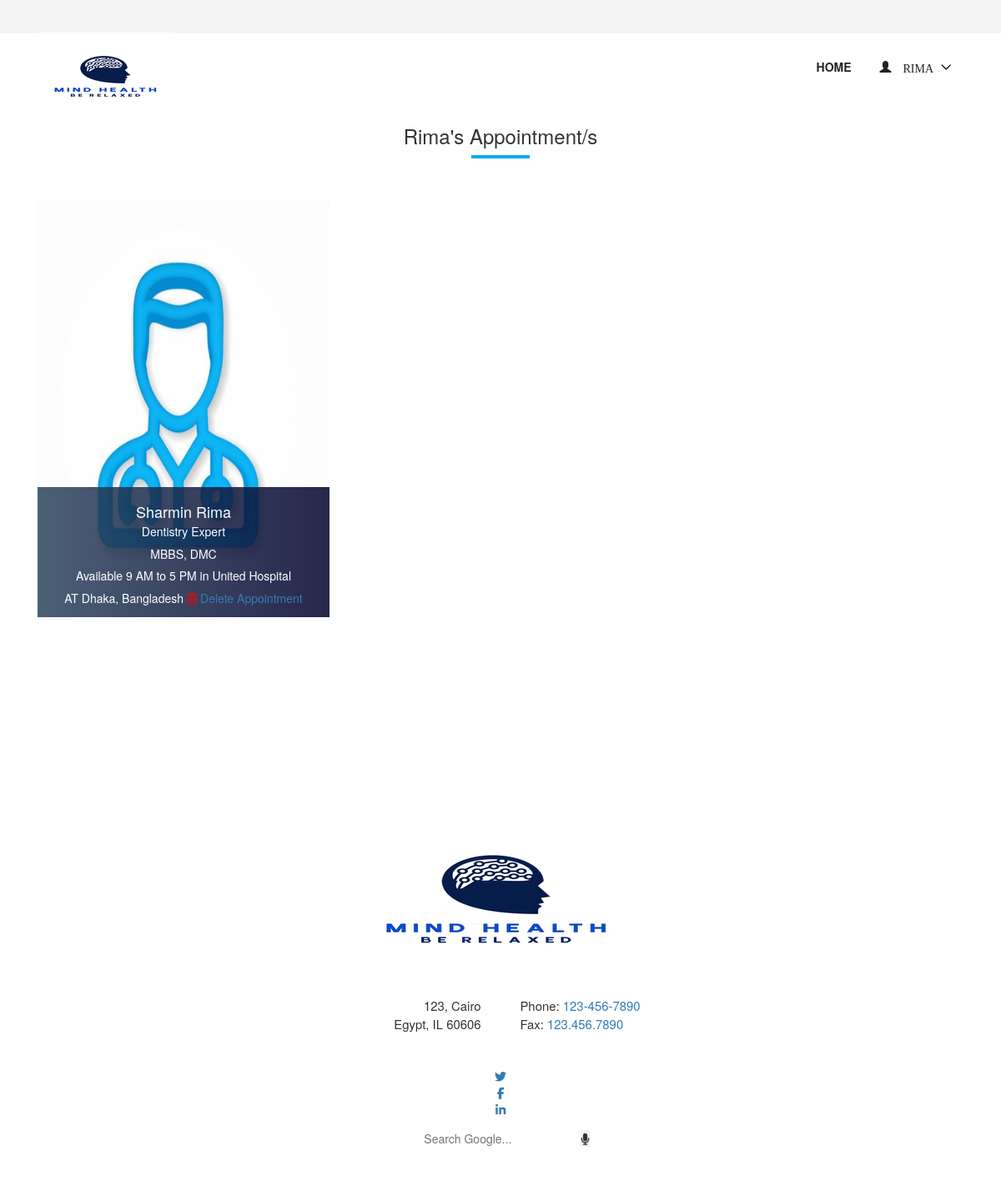
/app/doctor/appointment/ (signed in), run on the app's committed database.
### accounts/models.py (models this page shows, shortened)
class User(AbstractUser):
    username = None
    role = models.CharField(max_length=12, error_messages={
        'required': "Role must be provided"
    })
    gender = models.CharField(max_length=10, blank=True, null=True, default="")
    email = models.EmailField(unique=True, blank=False,
                              error_messages={
                                  'unique': "A user with that email already exists.",
                              })
    phone_number = models.CharField(unique=True, blank=True, null=True, max_length=20,
                                    error_messages={
                                        'unique': "A user with that phone number already exists."
                                    })
    USERNAME_FIELD = "email"
    REQUIRED_FIELDS = []
    objects = UserManager()

### appointment/models.py (models this page shows, shortened)
class Appointment(models.Model):
    user = models.ForeignKey(User, on_delete=models.CASCADE)
    full_name = models.CharField(max_length=100)
    image = models.ImageField(null=True, blank=True)
    location = models.CharField(max_length=100)
    start_time = models.CharField(max_length=10)
    end_time = models.CharField(max_length=10)
    qualification_name = models.CharField(max_length=100)
    institute_name = models.CharField(max_length=100)
    hospital_name = models.CharField(max_length=100)
    department = models.CharField(choices=department, max_length=100)
    created_at = models.DateTimeField(default=timezone.now)

### appointment/views.py (the view)
# urls.py: path('doctor/appointment/', AppointmentListView.as_view(), name='doctor-appointment'),
class AppointmentListView(ListView):
    model = Appointment
    template_name = 'appointment/appointment.html'
    context_object_name = 'appointment'
    @method_decorator(login_required(login_url=reverse_lazy('accounts:login')))
    @method_decorator(user_is_doctor)
    def dispatch(self, request, *args, **kwargs):
        return super().dispatch(self.request, *args, **kwargs)
    def get_queryset(self):
        return self.model.objects.filter(user_id=self.request.user.id).order_by('-id')

### templates/appointment/appointment.html (shortened to what this page needs)
{% extends 'base.html' %}
{% load static %}
{% block content %}
    <section class="dentist-area section-padding-40-0">
    <div class="container">
      <div class="row">
        <div class="col-12">
          <div class="section-heading text-center">
            <h3>{{ request.user.first_name }}'s Appointment/s</h3>
            <div class="line"></div>
          </div>
        </div>
      </div>
      <div class="row">
          {% for apt in appointment %}
        <div class="col-12 col-sm-6 col-md-4">
          <div class="single-dentist-area mb-100">
            <img  style="height: 500px; width: 600px" src="{% static 'images/aldoc.png'%}" alt="">
            <div class="dentist-content">
              <div class="dentist-info bg-gradient-overlay">
                <h5>{{ apt.full_name }}</h5>
                <p>{{ apt.department }} Expert</p>
                  <p>{{ apt.qualification_name }}, {{ apt.institute_name }}</p>
                  <p>Available {{ apt.start_time }} to {{ apt.end_time }} in {{ apt.hospital_name }}</p>
                  <p> AT {{ apt.location }}
                      <i class="fa fa-trash-o" style="color: red" aria-hidden="true"></i>
                      <a href="{% url 'appointment:delete-appointment' apt.id %}">Delete Appointment</a>
                  </p>
              </div>
            </div>
          </div>
        </div>
      {% endfor %}
      </div>
    </div>
  </section>
{% endblock %}

### templates/nav.html (shortened to what this page needs)
{% load static %}
<header class="header-area">
    <div class="top-header-area">
        <div class="container h-100">
            <div class="row h-100 align-items-center">
                </div>
            </div>
        </div>
    <div class="main-header-area">
        <div class="classy-nav-container breakpoint-off">
            <div class="container">
                <nav class="classy-navbar justify-content-between" id="dentoNav">
                    <a class="nav-brand" href="{% url 'index' %}"><img src="{% static 'img/a555.png' %}" alt="">
                    </a>
                    <div class="classy-menu">
                        <div class="classynav">
                            <ul id="nav">
                                <li><a href="{% url 'appointment:home' %}">Home</a></li>
                                {% if request.user.is_authenticated and request.user.role == 'doctor' %}
                                    <li>
                                        <a href="">
                                            <span class="glyphicon glyphicon-user">
                                                    {{ request.user.first_name }}
                                            </span>
                                        </a>
                                    </li>
                                {% endif %}
                            </ul>
                        </div>
                    </div>
                </nav>
            </div>
        </div>
    </div>
</header>

### static/style.css (style rules this page uses)
* { margin: 0; padding: 0; }
body { font-family: "Montserrat", sans-serif; font-weight: 400; font-size: 14px; }
h1, h2, h3, h4, h5, h6 { font-family: "Montserrat", sans-serif; color: #333333; line-height: 1.4; font-weight: 600; }
a, a:active, a:focus, a:hover { color: #333333; text-decoration: none; -webkit-transition-duration: 500ms; -o-transition-duration: 500ms; transition-duration: 500ms; outline: none; }
li { list-style: none; }
p { line-height: 1.9; color: #707070; font-size: 14px; font-weight: 400; }
img { max-width: 100%; height: auto; }
ul { margin: 0; padding: 0; }
ul li { margin: 0; padding: 0; }
.bg-gradient-overlay { position: relative; z-index: 1; }
.bg-gradient-overlay::after { position: absolute; content: ""; height: 100%; width: 100%; top: 0; left: 0; z-index: -1; background: #2c455d; background: -webkit-linear-gradient(to right, #2c455d, #00012c); background: linear-gradient(to right, #2c455d, #00012c); opacity: 0.85; }
.mb-100 { margin-bottom: 100px; }
.section-heading { position: relative; z-index: 1; margin-bottom: 50px; }
.section-heading .line { width: 70px; height: 4px; background-color: #00aeef; }
.section-heading.text-center .line { margin: 0 auto; }
.header-area { position: relative; z-index: 599; width: 100%; -webkit-transition-duration: 500ms; -o-transition-duration: 500ms; transition-duration: 500ms; }
.top-header-area { position: relative; z-index: 1; height: 40px; background-color: #f4f4f4; }
.classy-nav-container { background-color: transparent; }
.classy-nav-container .classy-navbar { height: 90px; padding: 0; }
.classy-nav-container .classy-navbar .classynav ul li a { padding: 0 15px; font-weight: 600; font-size: 14px; text-transform: uppercase; }
.single-dentist-area { position: relative; z-index: 1; background-color: #f4f4f4; -webkit-transition-duration: 500ms; -o-transition-duration: 500ms; transition-duration: 500ms; }
.single-dentist-area .dentist-content { position: absolute; width: 100%; bottom: 0; }
.single-dentist-area .dentist-content .dentist-info { width: 100%; padding: 10px 15px; text-align: center; }
.single-dentist-area .dentist-content .dentist-info h5 { color: #ffffff; font-size: 18px; margin-bottom: 0; }
.single-dentist-area .dentist-content .dentist-info p { color: #ffffff; margin-bottom: 0; }

### static/css/default-assets/classy-nav.css (style rules this page uses)
body { font-family: "Roboto", sans-serif; }
ul { margin: 0; }
ul li { list-style: none; }
img { height: auto; max-width: 100%; }
.classy-nav-container { position: relative; z-index: 100; background-color: #ffffff; }
.classy-nav-container * { box-sizing: border-box; }
.classy-nav-container a { -webkit-transition-duration: 500ms; transition-duration: 500ms; text-decoration: none; outline: none; font-size: 14px; font-weight: 400; color: #232323; display: inline-block; }
.justify-content-between { -webkit-box-pack: justify; -ms-flex-pack: justify; justify-content: space-between; }
.classy-navbar { width: 100%; height: 70px; padding: 0.5em 2em; display: -webkit-box; display: -ms-flexbox; display: flex; -webkit-box-align: center; -ms-flex-align: center; -ms-grid-row-align: center; align-items: center; }
.classy-navbar .nav-brand { font-size: 26px; font-weight: 500; color: #565656; display: inline-block; margin-right: 30px; }
.classynav ul li { display: inline-block; clear: both; position: inherit; z-index: 10; }
.classynav ul li.cn-dropdown-item { position: relative; z-index: 10; }
.classynav ul li a { padding: 0 12px; display: block; height: 35px; font-size: 14px; line-height: 34px; }
.classynav ul li.megamenu-item>a:after, .classynav ul li.has-down>a:after { font-family: 'classyfonts'; content: "\e900"; font-size: 12px; color: #000000; padding-left: 5px; -webkit-transition-duration: 500ms; transition-duration: 500ms; }
.breakpoint-off .classynav { display: -webkit-box; display: -ms-flexbox; display: flex; -webkit-box-align: center; -ms-flex-align: center; -ms-grid-row-align: center; align-items: center; }

### data on the page
User: user.first_name "RIMA", user.first_name "Rima"
Appointment: full_name "Sharmin Rima", department "Dentistry", qualification_name "MBBS", institute_name "DMC", start_time "9 AM", end_time "5 PM", hospital_name "United Hospital", location "Dhaka, Bangladesh"
